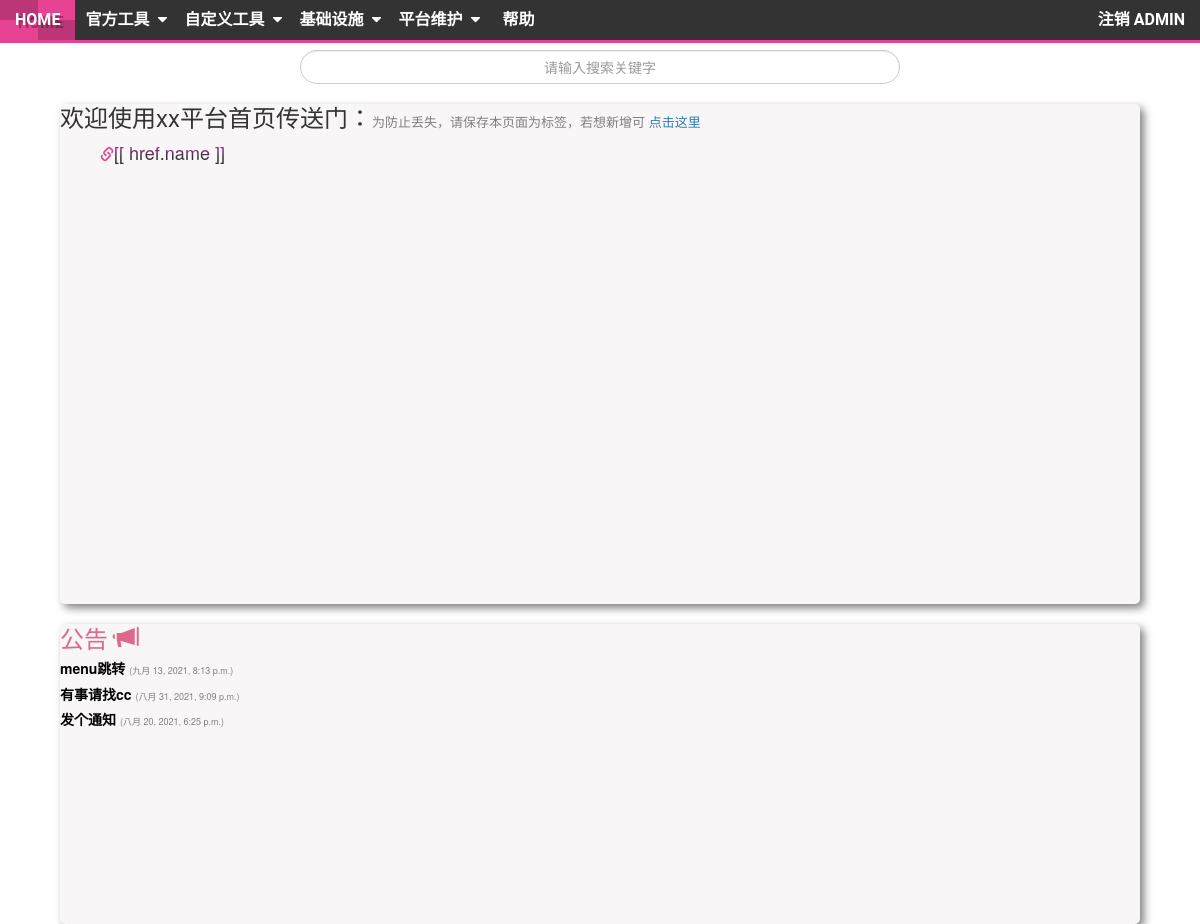
The app's page /home/ (signed in) with its own data.
### myapp/models.py (models this page shows, shortened)
class DB_notice(models.Model):
    ctime = models.DateTimeField('保存日期', default=timezone.now())
    content = models.CharField(max_length=1000, null=True, blank=True)

### myapp/views.py (the view)
# urls.py: path('home/', into_home),  # 进入首页
@login_required
def into_home(request):
    res = {}
    res['username'] = request.user.username
    res['hrefs'] = list(DB_href.objects.all().values())
    res['notices'] = DB_notice.objects.all()[::-1]
    return render(request, 'home.html', res)

### myapp/templates/home.html (shortened to what this page needs)
<!DOCTYPE html>
<html lang="en">
<head>
</head>
<body>
{% include "menu.html" %}
<div style="width: 50%;margin-left: 25%" class="input-group">
    <input oninput="Search_act(event)" type="text" class="form-control" style="text-align:center;border-radius: 50px 50px 50px 50px" placeholder="请输入搜索关键字">
</div>
<div style="height: 500px;" class="mydiv">
    <h3>欢迎使用xx平台首页传送门：<span style="font-size: small;color: gray;cursor:text;">为防止丢失，请保存本页面为标签，若想新增可 <a href="#" onclick="javascript:document.getElementById('new_link_div').style.display='block' ">点击这里</a></span></h3>
    <ul id="myul">
        <li v-for="href in v_hrefs">
            <span class="glyphicon glyphicon-link" style="color: #e84393"></span><a :href="[[ href.url ]]" title="cc创建的">[[ href.name ]]</a>
        </li>
    </ul>
</div>
<div style="height: 300px;color: #de698d;margin-top: 15px;" class="mydiv">
    <h3> 公告 <span class="glyphicon glyphicon-bullhorn"></span></h3>
    {% for notice in notices %}
        <h5 style="color: black"><strong>{{ notice.content }}</strong>
            <span style="font-size: xx-small;color: gray">
                ({{ notice.ctime }})
            </span>
        </h5>
    {% endfor %}
</div>
</body>
</html>

### myapp/templates/menu.html (shortened to what this page needs)
<!DOCTYPE html>
<html lang="zh">
<head>
	<link href="https://cdn.bootcss.com/twitter-bootstrap/3.3.7/css/bootstrap.min.css" rel="stylesheet">
	<link href="https://cdn.bootcss.com/font-awesome/5.1.0/css/all.css" rel="stylesheet">
	<link rel="stylesheet" href="/static/201912068536/css/bootsnav.css">
</head>
<body>
    <nav style="z-index: 910" class="navbar navbar-default navbar-mobile bootsnav">
        <div class="collapse navbar-collapse" id="navbar-menu">
            <ul style="border-bottom: 3px solid #e84393;background-color: #333;width: 100%;" class="nav navbar-nav" data-in="fadeInDown" data-out="fadeOutUp">
                <li ><a href="/home/" data-hover="Home">Home </a></li>
                <li class="dropdown">
                    <a href="#" class="dropdown-toggle" data-toggle="dropdown" data-hover="Tools">官方工具 </a>
                </li>
                <li class="dropdown">
                    <a href="#" class="dropdown-toggle" data-toggle="dropdown" data-hover="ModifyTools">自定义工具 </a>
                </li>
                <li class="dropdown">
                    <a href="#" class="dropdown-toggle" data-toggle="dropdown" data-hover="Basic">基础设施 </a>
                </li>
                <li class="dropdown">
                    <a href="#" class="dropdown-toggle" data-toggle="dropdown" data-hover="Maintenance">平台维护 </a>
                </li>
                <li ><a href="#" data-hover="Help">帮助 </a></li>
                <li style="float: right"><a href="/logout" data-hover="Logout">注销 {{ username }}</a></li>
            </ul>
        </div>
    </nav>
</body>
</html>

### myapp/static/201912068536/css/bootsnav.css (style rules this page uses)
nav.navbar.bootsnav { margin-bottom: 0; -moz-border-radius: 0px; -webkit-border-radius: 0px; -o-border-radius: 0px; border-radius: 0px; background-color: #fff; border: none; border-bottom: solid 1px #e0e0e0; z-index: 9; }
nav.navbar.bootsnav ul.nav > li > a { color: #6f6f6f; background-color: transparent; outline: none; margin-bottom: -2px; }
body { -webkit-transition: all 0.3s ease-in-out; -moz-transition: all 0.3s ease-in-out; -o-transition: all 0.3s ease-in-out; -ms-transition: all 0.3s ease-in-out; transition: all 0.3s ease-in-out; }
@media (min-width: 1024px) { nav.navbar.bootsnav ul.nav > li > a { padding: 30px 15px; font-weight: 600; } }
@media (min-width: 1024px) { nav.navbar.bootsnav ul.nav > li.dropdown > a.dropdown-toggle:after { font-family: "Font Awesome 5 Free";font-weight: 900; content: "\f0d7"; margin-left: 5px; margin-top: 2px; } }

### myapp/templates/home.html (style rules this page uses)
.mydiv { border-radius:5px; box-shadow: 4px 4px 8px gray; background-color: #f8f6f6; width: 90%;margin-left: 5% }
.mydiv li { float: left;width: 25%; }
.mydiv li a { text-decoration: none; color: transparent; background: linear-gradient(to top, #333 30%, #fa2ce8); -webkit-background-clip:text; font-size: large; }
.mydiv ul { list-style: none; }

### myapp/templates/menu.html (style rules this page uses)
nav.navbar.bootsnav { font-family: 'Roboto', sans-serif; border: none; }
nav.navbar.bootsnav .navbar-collapse { padding: 0; }
nav.navbar.bootsnav ul.nav > li > a { color: #fff; background-color: #333; font-size: 16px; font-weight: 700; text-transform: uppercase; padding: 10px 15px 10px; margin: 0; border: none; overflow: hidden; position: relative; z-index: 1; transition: all 0.1s ease-out; }
nav.navbar.bootsnav ul.nav > li.dropdown > a { padding: 10px 25px 10px 10px; }
nav.navbar.bootsnav ul.nav > li.dropdown > a.dropdown-toggle:after { color: #fff; margin: 0 0 0 7px; position: absolute; top: 9px; right: 7px; transition: all 0.3s; }

### records on screen
DB_notice: content "menu跳转", ctime "九月 13, 2021, 8:13 p.m."
DB_notice: content "有事请找cc", ctime "八月 31, 2021, 9:09 p.m."
DB_notice: content "发个通知", ctime "八月 20, 2021, 6:25 p.m."

### other values on screen
{{ username }} "ADMIN"
